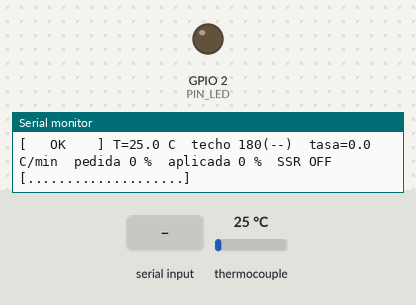
The sketch below on a simulated ESP32. Parts: output pins drawn as LEDs (lit = HIGH), the last lines printed to the serial monitor. Dashed ring = blinking. The test bench sets the inputs (shaded band); at power-on: thermocouple 25 °C. Pins used as bus, display or sensor lines are not drawn.

Above: at 3.4 s.
3.5 s: "ON\n" received over Serial
At 4.7 s:
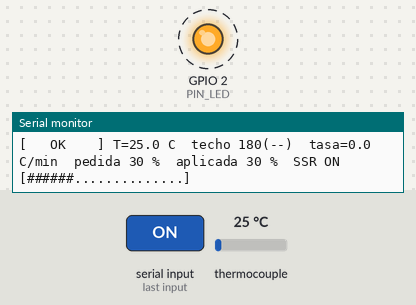
6.5 s: thermocouple set to 294 °C
8.2 s: "D\n" received over Serial
9.7 s: "R\n" received over Serial
Timing chart, 0 to 12.2 s (numbered marks = the images above; inputs shaded):
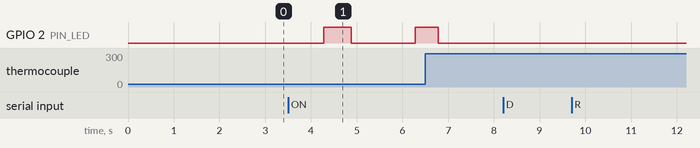

Measured:
- after the input at 3.5 s, GPIO 2 (PIN_LED): LOW → HIGH after 0.78 s, → LOW 0.60 s later, → HIGH 1.4 s later

The sketch:

prueba_termopar.ino
```cpp
/*
 * ============================================================================
 *  ESP32 + MAX6675 + relé de estado sólido
 *  Potencia MANUAL con TECHO DE TEMPERATURA configurable. Todavía sin PID.
 * ----------------------------------------------------------------------------
 *  Librería necesaria (Arduino IDE → Gestor de librerías):
 *    "MAX6675 library" de Adafruit
 *
 *  CONEXIONES NUEVAS (las del relé no se tocan)
 *
 *    MAX6675 (HW-550)        ESP32
 *    ----------------        -----------------------------------
 *    VCC                 →   3V3     ← NUNCA 5V. Su pin SO saca lógica
 *    GND                 →   GND        al nivel de su alimentación, y los
 *    SCK                 →   GPIO18     GPIO del ESP32 no toleran 5 V.
 *    CS                  →   GPIO5
 *    SO                  →   GPIO19
 *    T+                  →   termopar, conductor AMARILLO (ANSI) o VERDE (IEC)
 *    T−                  →   termopar, conductor ROJO (ANSI) o BLANCO (IEC)
 *
 *  CÓMO SE USA
 *    Fase 1 — tanteo. El limitador arranca APAGADO. Ponés una potencia baja,
 *    mirás hasta dónde sube la temperatura y a qué velocidad, y decidís el
 *    techo. El comando `D` te da mínimo, máximo y tasa de cambio.
 *
 *    Fase 2 — con techo. Lo fijás con `T180` y lo activás con `LIM`. A partir
 *    de ahí, si la temperatura llega al techo el relé se apaga, y vuelve a
 *    encender cuando baja la histéresis. Es regulación todo-o-nada, no PID:
 *    la temperatura va a oscilar alrededor del techo, no a quedarse clavada.
 *
 *  OJO CON EL SOBREPASO
 *    Al cortar la potencia, la temperatura sigue subiendo un rato por inercia
 *    térmica. El pico real va a quedar POR ENCIMA del techo. Anotá cuánto: ese
 *    número es justamente lo que necesitamos para sintonizar el PID después.
 *
 *  COMANDOS (monitor serie a 115200 baudios)
 *    P20    potencia manual al 20 %   (P0 a P100, limitado por POTENCIA_MAX)
 *    ON     potencia al máximo permitido
 *    OFF    potencia a 0
 *    T180   fija el techo en 180 °C
 *    LIM    activa o desactiva el limitador
 *    D      lectura detallada
 *    R      reinicia mínimo y máximo registrados
 * ============================================================================
 */

#include <max6675.h>

// --------------------------------------------------------------- PINES ----
const int PIN_SO  = 19;   // MAX6675 SO  (MISO)
const int PIN_CS  = 5;    // MAX6675 CS
const int PIN_SCK = 18;   // MAX6675 SCK
const int PIN_SSR = 23;   // entrada (+) del relé
const int PIN_LED = 2;    // LED de la placa ESP32 DevKit v1

// ===================== AJUSTÁ ESTO =========================================
// Techo de temperatura. Mientras estés tanteando, dejá LIMITE_ACTIVO en false:
// el termopar solo mide y no interviene. Cuando sepas el número, ponelo acá y
// pasá LIMITE_ACTIVO a true. También se puede cambiar en caliente con T y LIM.
const bool   LIMITE_ACTIVO = false;   // true = el techo regula la potencia
const double TECHO_C       = 180.0;   // grados C
const double HISTERESIS_C  = 5.0;     // reanuda al bajar este tanto del techo

// Techo de potencia. Recorta cualquier comando, para que un P100 mal tecleado
// no pueda mandar la resistencia a plena potencia.
const int POTENCIA_MAX = 30;
// ===========================================================================

// ---------------------------------------------------------- PARÁMETROS ----
const unsigned long VENTANA_MS      = 2000;  // ventana de ancho de pulso
const unsigned long PERIODO_LECTURA = 300;   // el MAX6675 necesita ≥ 250 ms
const unsigned long PERIODO_LOG     = 1000;
const unsigned long PERIODO_MUESTRA = 5000;  // para la tasa de cambio

// Corte duro, independiente del techo configurable. Es el backstop por si el
// techo quedó mal puesto.
const double TEMP_MAX_ABSOLUTA = 260.0;
const double TEMP_MIN_VALIDA   = -5.0;
const double TEMP_MAX_VALIDA   = 500.0;
const uint8_t LECTURAS_MALAS_MAX = 5;

// -------------------------------------------------------------- ESTADO ----
MAX6675 termopar(PIN_SCK, PIN_CS, PIN_SO);

int    potenciaPedida   = 0;    // lo que pediste por serie
int    potenciaAplicada = 0;    // lo que realmente sale, tras techo y seguridad
double techo            = TECHO_C;
bool   limiteActivo     = LIMITE_ACTIVO;
bool   limitando        = false;   // el techo está recortando ahora mismo
bool   bloqueado        = false;   // seguridad disparada
bool   estadoSSR        = false;

double temp     = 0.0;
double tempMin  =  9999.0;
double tempMax  = -9999.0;
uint8_t lecturasMalas = 0;

double tempMuestra     = 0.0;
unsigned long tMuestra = 0;
double tasaPorMinuto   = 0.0;

unsigned long inicioVentana = 0;
unsigned long ultimaLectura = 0;
unsigned long ultimoLog     = 0;

// ---------------------------------------------------------------- UTIL ----
int limitarPotencia(int v) {
  if (v < 0) return 0;
  if (v > POTENCIA_MAX) return POTENCIA_MAX;
  return v;
}

void aplicar(bool encendido) {
  estadoSSR = encendido;
  digitalWrite(PIN_SSR, encendido ? HIGH : LOW);
  digitalWrite(PIN_LED, encendido ? HIGH : LOW);
}

void bloquear(const char *motivo) {
  if (bloqueado) return;
  bloqueado = true;
  potenciaPedida = 0;
  aplicar(false);
  Serial.println();
  Serial.println("###############################################");
  Serial.print  ("## SEGURIDAD: "); Serial.println(motivo);
  Serial.println("## Potencia forzada a 0.");
  Serial.println("## Corregi el problema y volve a mandar P<n>.");
  Serial.println("###############################################");
  Serial.println();
}

bool leer(double &out) {
  double t = termopar.readCelsius();
  if (isnan(t) || t < TEMP_MIN_VALIDA || t > TEMP_MAX_VALIDA) return false;
  out = t;
  return true;
}

bool sensorOK() { return lecturasMalas < LECTURAS_MALAS_MAX; }

// --------------------------------------------------------------- SETUP ----
void setup() {
  pinMode(PIN_SSR, OUTPUT);
  pinMode(PIN_LED, OUTPUT);
  aplicar(false);                 // arranque seguro

  Serial.begin(115200);
  delay(500);                     // el MAX6675 necesita estabilizarse

  Serial.println();
  Serial.println("=== Termopar + potencia manual con techo ===");
  Serial.print  ("Techo de potencia : "); Serial.print(POTENCIA_MAX); Serial.println(" %");
  Serial.print  ("Techo de temp.    : "); Serial.print(techo, 1);
  Serial.print  (" C  ["); Serial.print(limiteActivo ? "ACTIVO" : "apagado"); Serial.println("]");
  Serial.println();

  Serial.println("Leyendo el termopar 5 veces...");
  int validas = 0;
  double suma = 0;
  for (int i = 0; i < 5; i++) {
    double t;
    if (leer(t)) { validas++; suma += t; Serial.print("  "); Serial.print(t, 2); Serial.println(" C"); }
    else         { Serial.println("  --- lectura invalida ---"); }
    delay(350);
  }

  if (validas == 0) {
    Serial.println();
    Serial.println("El termopar NO responde. Revisa, en este orden:");
    Serial.println("  1. VCC del MAX6675 en 3V3 (no 5V) y GND comun con el ESP32.");
    Serial.println("  2. SCK=18, CS=5, SO=19. Es facil confundir SO con SCK.");
    Serial.println("  3. Que la sonda este bien apretada en los bornes T+ y T-.");
  } else {
    temp        = suma / validas;
    tempMuestra = temp;
    Serial.println();
    Serial.print("Temperatura inicial: "); Serial.print(temp, 2); Serial.println(" C");
    Serial.println("Si no se parece a la del cuarto, revisa la polaridad.");
    Serial.println("Prueba: calenta la punta con la mano. Debe SUBIR.");
  }

  Serial.println();
  Serial.println("Arranque en 0 %. No calienta hasta que lo pidas.");
  Serial.println("Comandos: P<0-100> | ON | OFF | T<grados> | LIM | D | R");
  Serial.println("--------------------------------------------------------");

  inicioVentana = millis();
  ultimaLectura = millis();
  tMuestra      = millis();
}

// ---------------------------------------------------------------- LOOP ----
void loop() {
  unsigned long ahora = millis();

  atenderSerial();

  // ---- Lectura del termopar ----
  if (ahora - ultimaLectura >= PERIODO_LECTURA) {
    ultimaLectura = ahora;
    double t;
    if (leer(t)) {
      temp = t;
      lecturasMalas = 0;
      if (temp < tempMin) tempMin = temp;
      if (temp > tempMax) tempMax = temp;
    } else {
      lecturasMalas++;
      if (lecturasMalas >= LECTURAS_MALAS_MAX) {
        bloquear("termopar abierto o lectura fuera de rango");
      }
    }
  }

  // ---- Tasa de cambio ----
  if (ahora - tMuestra >= PERIODO_MUESTRA) {
    double minutos = (ahora - tMuestra) / 60000.0;
    tasaPorMinuto  = (temp - tempMuestra) / minutos;
    tempMuestra    = temp;
    tMuestra       = ahora;
  }

  // ---- Corte duro por sobretemperatura ----
  if (sensorOK() && temp >= TEMP_MAX_ABSOLUTA) {
    bloquear("sobretemperatura absoluta");
  }

  // ---- Techo de temperatura, con histéresis ----
  // Regulación todo-o-nada: corta al llegar al techo, reanuda al bajar la
  // histéresis. La temperatura oscila dentro de esa banda.
  if (limiteActivo && sensorOK() && !bloqueado) {
    if (limitando) {
      if (temp <= techo - HISTERESIS_C) {
        limitando = false;
        Serial.print(">> Por debajo de "); Serial.print(techo - HISTERESIS_C, 1);
        Serial.println(" C: reanuda el calentamiento.");
      }
    } else {
      if (temp >= techo) {
        limitando = true;
        Serial.print(">> Techo alcanzado ("); Serial.print(temp, 1);
        Serial.println(" C): corta la potencia.");
      }
    }
  } else {
    limitando = false;
  }

  // ---- Potencia efectiva ----
  potenciaAplicada = potenciaPedida;
  if (bloqueado || limitando) potenciaAplicada = 0;

  // ---- Ancho de pulso sobre la ventana ----
  while (ahora - inicioVentana >= VENTANA_MS) {
    inicioVentana += VENTANA_MS;
  }
  unsigned long transcurrido = ahora - inicioVentana;
  unsigned long tiempoON     = (unsigned long)((potenciaAplicada / 100.0) * VENTANA_MS);

  aplicar(tiempoON > transcurrido);

  logPeriodico(ahora);
}

// ----------------------------------------------------------- TELEMETRIA ---
void logPeriodico(unsigned long ahora) {
  if (ahora - ultimoLog < PERIODO_LOG) return;
  ultimoLog = ahora;

  if (bloqueado)       Serial.print("[BLOQUEADO] ");
  else if (limitando)  Serial.print("[ TECHO   ] ");
  else if (!sensorOK())Serial.print("[SIN LECT ] ");
  else                 Serial.print("[   OK    ] ");

  Serial.print("T=");
  if (!sensorOK()) Serial.print("  ---");
  else             Serial.print(temp, 1);
  Serial.print(" C  ");

  Serial.print("techo ");
  Serial.print(techo, 0);
  Serial.print(limiteActivo ? "(ON)  " : "(--)  ");

  Serial.print("tasa=");     Serial.print(tasaPorMinuto, 1);   Serial.print(" C/min  ");
  Serial.print("pedida ");   Serial.print(potenciaPedida);     Serial.print(" %  ");
  Serial.print("aplicada "); Serial.print(potenciaAplicada);   Serial.print(" %  ");
  Serial.print("SSR ");      Serial.print(estadoSSR ? "ON " : "OFF");

  int casillas = (potenciaAplicada * 20) / 100;
  Serial.print("  [");
  for (int i = 0; i < 20; i++) Serial.print(i < casillas ? '#' : '.');
  Serial.println("]");
}

void lecturaDetallada() {
  Serial.println();
  Serial.println("--- detalle ---");
  Serial.print("Temperatura actual  : "); Serial.print(temp, 2); Serial.println(" C");
  Serial.print("Minima registrada   : ");
  if (tempMin > 9000) Serial.println("sin datos"); else { Serial.print(tempMin, 2); Serial.println(" C"); }
  Serial.print("Maxima registrada   : ");
  if (tempMax < -9000) Serial.println("sin datos"); else { Serial.print(tempMax, 2); Serial.println(" C"); }
  Serial.print("Tasa de cambio      : "); Serial.print(tasaPorMinuto, 2); Serial.println(" C/min");
  Serial.print("Techo de temperatura: "); Serial.print(techo, 1); Serial.print(" C  ");
  Serial.println(limiteActivo ? "[ACTIVO]" : "[apagado]");
  Serial.print("Histeresis          : "); Serial.print(HISTERESIS_C, 1); Serial.println(" C");
  Serial.print("Potencia pedida     : "); Serial.print(potenciaPedida); Serial.println(" %");
  Serial.print("Potencia aplicada   : "); Serial.print(potenciaAplicada); Serial.println(" %");
  Serial.print("Techo de potencia   : "); Serial.print(POTENCIA_MAX); Serial.println(" %");
  Serial.print("Estado              : ");
  if (bloqueado)      Serial.println("BLOQUEADO");
  else if (limitando) Serial.println("recortando por techo");
  else                Serial.println("normal");
  Serial.println("---------------");
  Serial.println();
}

// --------------------------------------------------------------- SERIAL ---
void atenderSerial() {
  if (!Serial.available()) return;

  String cmd = Serial.readStringUntil('\n');
  cmd.trim();
  cmd.toUpperCase();
  if (cmd.length() == 0) return;

  if (cmd == "D") { lecturaDetallada(); return; }

  if (cmd == "R") {
    tempMin =  9999.0;
    tempMax = -9999.0;
    Serial.println(">> Minimo y maximo reiniciados.");
    return;
  }

  if (cmd == "LIM") {
    limiteActivo = !limiteActivo;
    Serial.print(">> Limitador por techo: ");
    Serial.println(limiteActivo ? "ACTIVO" : "apagado");
    if (limiteActivo) {
      Serial.print("   Techo en "); Serial.print(techo, 1);
      Serial.print(" C, reanuda al bajar de "); Serial.print(techo - HISTERESIS_C, 1);
      Serial.println(" C");
    }
    return;
  }

  if (cmd.charAt(0) == 'T') {
    double v = cmd.substring(1).toFloat();
    if (v < 30.0 || v > TEMP_MAX_ABSOLUTA - 10.0) {
      Serial.print(">> Techo fuera de rango. Usa entre 30 y ");
      Serial.print(TEMP_MAX_ABSOLUTA - 10.0, 0); Serial.println(" C.");
    } else {
      techo = v;
      Serial.print(">> Nuevo techo: "); Serial.print(techo, 1); Serial.println(" C");
      if (!limiteActivo) Serial.println("   (el limitador sigue apagado; activalo con LIM)");
    }
    return;
  }

  // Los comandos de potencia intentan desbloquear primero.
  bool pedidoDePotencia = (cmd == "ON" || cmd == "OFF" || cmd.charAt(0) == 'P');
  if (pedidoDePotencia && bloqueado) {
    if (!sensorOK()) {
      Serial.println(">> Sigue sin lectura valida del termopar. No se desbloquea.");
      return;
    }
    if (temp >= TEMP_MAX_ABSOLUTA) {
      Serial.print(">> Sigue por encima del limite absoluto ("); Serial.print(temp, 1);
      Serial.println(" C). No se desbloquea.");
      return;
    }
    bloqueado = false;
    Serial.println(">> Desbloqueado.");
  }

  if (cmd == "ON") {
    potenciaPedida = POTENCIA_MAX;
    Serial.print(">> Potencia al maximo permitido: "); Serial.print(potenciaPedida); Serial.println(" %");
  } else if (cmd == "OFF") {
    potenciaPedida = 0;
    Serial.println(">> Potencia 0 %");
  } else if (cmd.charAt(0) == 'P') {
    int v = cmd.substring(1).toInt();
    if (v < 0 || v > 100) {
      Serial.println(">> Fuera de rango. Usa P0 a P100.");
    } else {
      potenciaPedida = limitarPotencia(v);
      Serial.print(">> Potencia manual: "); Serial.print(potenciaPedida); Serial.println(" %");
      if (potenciaPedida < v) {
        Serial.print("   (recortado por POTENCIA_MAX = "); Serial.print(POTENCIA_MAX); Serial.println(" %)");
      }
    }
  } else {
    Serial.println(">> Comando no reconocido. Usa P<0-100>, ON, OFF, T<grados>, LIM, D o R.");
  }
}
```
